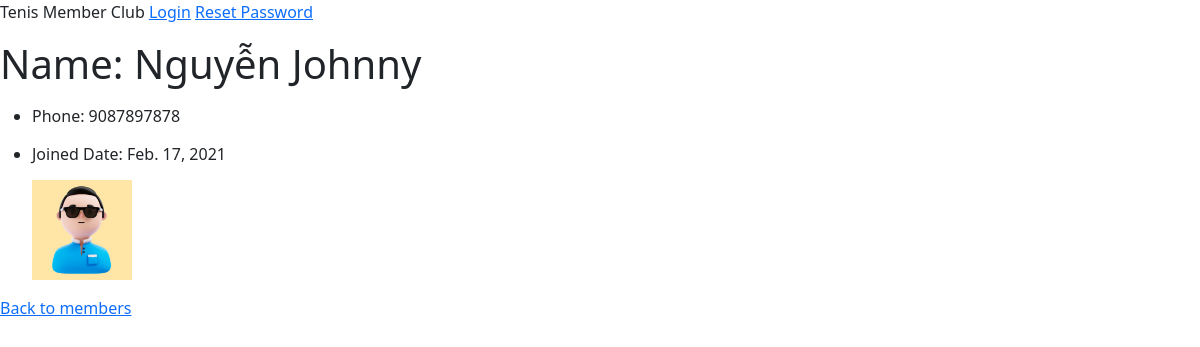
Screenshot of /members/details/3 with the database file from the repository.
### members/models.py (models this page shows, shortened)
class Member(models.Model):
    firstname = models.CharField(max_length=255)
    lastname = models.CharField(max_length=255)
    phone = models.IntegerField(null=True)
    joined_date = models.DateField(null=True)
    picture = models.ImageField(default="default.jpg")

### members/views.py (the view)
# urls.py: path('members/details/<int:id>', views.details, name='details'),
def details(request, id):
    detailmember = Member.objects.get(id=id)
    return render(request, 'detail_member.html', {'detailmember': detailmember})

### members/templates/detail_member.html (shortened to what this page needs)
{% extends "master.html" %}
{% block content %}
    <p><h1>Name: {{ detailmember.lastname }} {{ detailmember.firstname }}</h1></p>
    <ul>
        <p><li><h6>Phone: {{ detailmember.phone }}</h6></li></p>
        <p><li><h6>Joined Date: {{ detailmember.joined_date }}</h6></li></p>
        <p><img src="{{ MEDIA_URL }}{{ detailmember.picture }}" alt="connect" style="max-height:100px"></p>
    </ul>
    <p><a href="/members"> Back to members</a></p>
{% endblock %}

### rows the page displays
Member: lastname "Nguyễn", firstname "Johnny", phone "9087897878", joined_date "Feb. 17, 2021", picture (placeholder picture)
